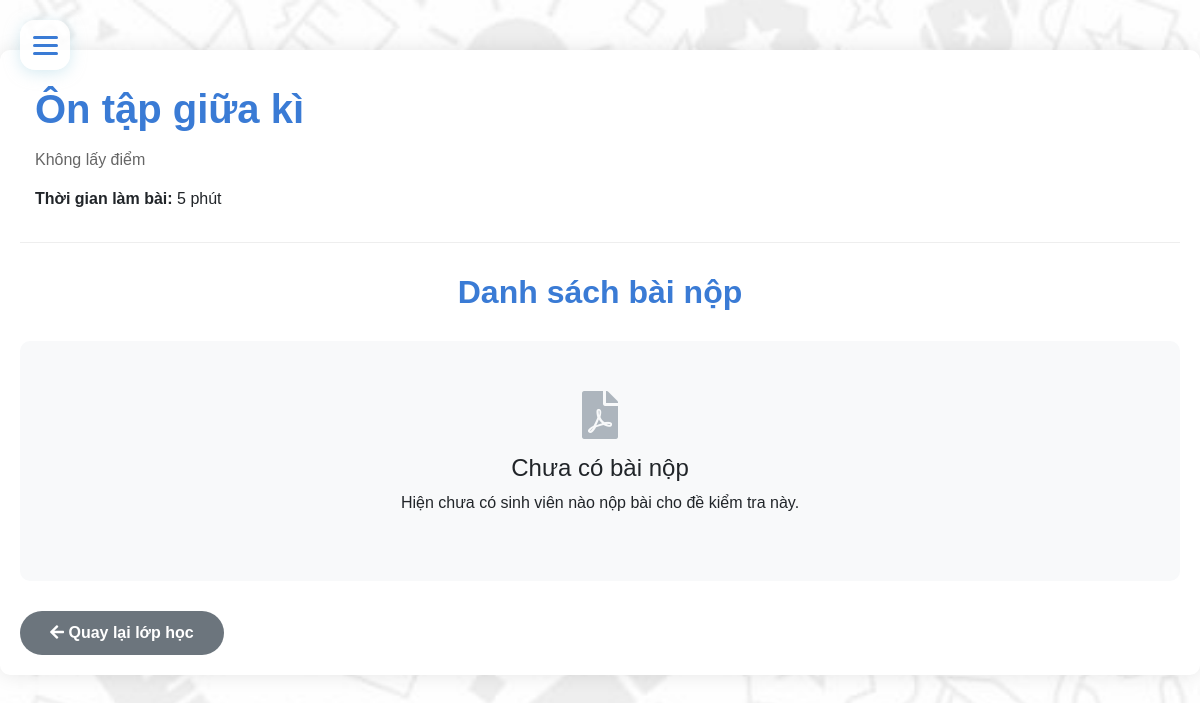
Screenshot of /quiz/mark_quiz/36 (signed in) with the database file from the repository.
### quiz/models.py (models this page shows, shortened)
class Quiz(models.Model):
    QUIZ_TYPES = [
        ('NORMAL', 'Bài kiểm tra thông thường'),
        ('PDF', 'Bài kiểm tra PDF'),
    ]
    id = models.AutoField(primary_key=True)
    title = models.CharField(max_length=255)
    description = models.TextField()
    class_id = models.ForeignKey(MyClass, on_delete=models.CASCADE, null=True, blank=True)
    category = models.ForeignKey(Category, on_delete=models.CASCADE,null=True, blank=True)
    quiz_file = models.FileField(upload_to='quiz/' , null=True, blank=True)
    quiz_type = models.CharField(max_length=10, choices=QUIZ_TYPES, default='NORMAL')
    created_at = models.DateTimeField(auto_now_add=True)
    updated_at = models.DateTimeField(auto_now=True)
    duration = models.IntegerField(default=45)
    total_questions = models.IntegerField()
    instructor = models.ForeignKey(User, on_delete=models.CASCADE,null=True, blank=True)
    active = models.BooleanField(default=False)
    class Meta:
        verbose_name_plural = 'Quizzes'

### quiz/views.py (the view, shortened to what this page needs)
# urls.py: path('mark_quiz/<int:quiz_id>', views.mark_quiz, name='mark_quiz'),
@login_required(login_url='login')
@user_passes_test(is_giaovien)
def mark_quiz(request, quiz_id):
    quiz = get_object_or_404(Quiz, id=quiz_id)
    if quiz.quiz_type == 'PDF':
        pdf_submissions = PDFSubmission.objects.filter(quiz=quiz)
        return render(request, 'mark_pdf_quiz.html', {
            'quiz': quiz,
            'pdf_submissions': pdf_submissions
        })

### quiz/views.py (called while the page is built)
def is_giaovien(user):
    return user.is_staff or user.is_superuser

### templates/mark_pdf_quiz.html (shortened to what this page needs)
{% load static %}
<!DOCTYPE html>
<html lang="en">
<head>
    <link rel="stylesheet" href="/static/cssQuan/bootstrap.min.css">
    <link rel="stylesheet" href="/static/css/style.css">
    <link rel="stylesheet" href="https://cdnjs.cloudflare.com/ajax/libs/font-awesome/5.15.4/css/all.min.css">
</head>
<body>
    {% include "Components/newmenu.html" %}
    <div class="container">
        <div class="quiz-header">
            <h1 class="quiz-title">{{ quiz.title }}</h1>
            <p class="quiz-description">{{ quiz.description }}</p>
            <div class="quiz-info">
                <p><strong>Thời gian làm bài:</strong> {{ quiz.duration }} phút</p>
            </div>
        </div>
        <h2 class="section-title">Danh sách bài nộp</h2>
        {% if pdf_submissions %}
            <div class="table-responsive">
                <table class="table table-hover">
                    <thead>
                        <tr>
                            <th scope="col">STT</th>
                            <th scope="col">Sinh viên</th>
                            <th scope="col">Mã sinh viên</th>
                            <th scope="col">Thời gian nộp</th>
                            <th scope="col">Trạng thái</th>
                            <th scope="col">Điểm</th>
                            <th scope="col">Thao tác</th>
                        </tr>
                    </thead>
                    <tbody>
                        {% for submission in pdf_submissions %}
                            <tr>
                                <td>{{ forloop.counter }}</td>
                                <td>{{ submission.user.username }}</td>
                                <td>{{ submission.user.profile.studen_id }}</td>
                                <td>{{ submission.submission_date }}</td>
                                <td>
                                    {% if submission.is_graded %}
                                        <span class="badge bg-success">Đã chấm</span>
                                    {% else %}
                                        <span class="badge bg-warning text-dark">Chưa chấm</span>
                                    {% endif %}
                                </td>
                                <td>
                                    {% if submission.is_graded %}
                                        {{ submission.score }}
                                    {% else %}
                                        --
                                    {% endif %}
                                </td>
                                <td>
                                    <a href="{% url 'grade_pdf_submission' submission.id %}" class="btn btn-sm btn-view">
                                        <i class="fas fa-pen"></i>
                                        {% if submission.is_graded %}
                                            Sửa điểm
                                        {% else %}
                                            Chấm điểm
                                        {% endif %}
                                    </a>
                                </td>
                            </tr>
                        {% endfor %}
                    </tbody>
                </table>
            </div>
        {% else %}
            <div class="empty-state">
                <i class="fas fa-file-pdf"></i>
                <h4>Chưa có bài nộp</h4>
                <p>Hiện chưa có sinh viên nào nộp bài cho đề kiểm tra này.</p>
            </div>
        {% endif %}
        <div class="mt-4">
            {% if quiz.class_id %}
                <a href="{% url 'class_detail' quiz.class_id.id %}" class="btn btn-back">
                    <i class="fas fa-arrow-left mr-2"></i> Quay lại lớp học
                </a>
            {% else %}
                <a href="{% url 'all_quiz' %}" class="btn btn-back">
                    <i class="fas fa-arrow-left mr-2"></i> Quay lại danh sách đề kiểm tra
                </a>
            {% endif %}
        </div>
    </div>
</body>
</html>

### static/css/style.css (style rules this page uses)
* { font-family: 'Arial', 'Tahoma', 'Verdana', 'Roboto', 'Open Sans', sans-serif; }
body { background-image: url("../images/Bg1.jpg"); background-size: cover; background-repeat: no-repeat; background-attachment: fixed; background-position: center; }

### templates/mark_pdf_quiz.html (style rules this page uses)
body { background-color: #f5f5f5; }
.container { max-width: 1200px; margin: 50px auto; background: #fff; border-radius: 10px; box-shadow: 0 0 20px rgba(0,0,0,0.1); padding: 20px; }
.quiz-header { padding: 15px; margin-bottom: 20px; border-bottom: 1px solid #eee; text-align: left; }
.quiz-title { color: #3a7bd5; font-weight: bold; margin-bottom: 15px; }
.quiz-description { color: #666; margin-bottom: 15px; }
.quiz-info { margin-bottom: 10px; }
.empty-state { text-align: center; padding: 50px 20px; background: #f8f9fa; border-radius: 10px; margin: 30px 0; }
.empty-state i { font-size: 48px; color: #adb5bd; margin-bottom: 15px; }
.section-title { text-align: center; color: #3a7bd5; font-weight: bold; margin: 30px 0; }
.btn-back { background: #6c757d; color: #fff; border: none; padding: 10px 30px; border-radius: 30px; font-weight: bold; transition: all 0.3s; }

### rows the page displays
Quiz: title "Ôn tập giữa kì", description "Không lấy điểm", duration "5"
